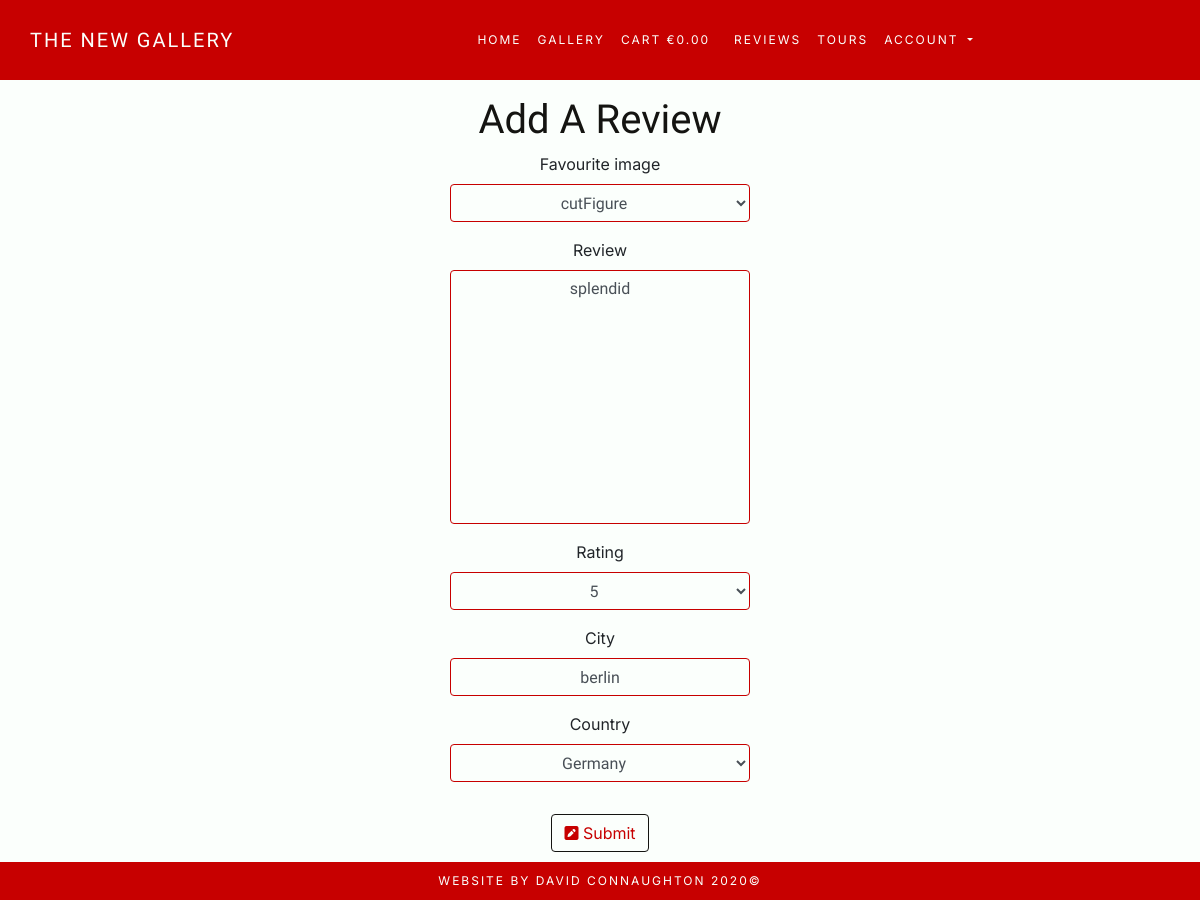
Before: /reviews/review/6/update with the older database file.
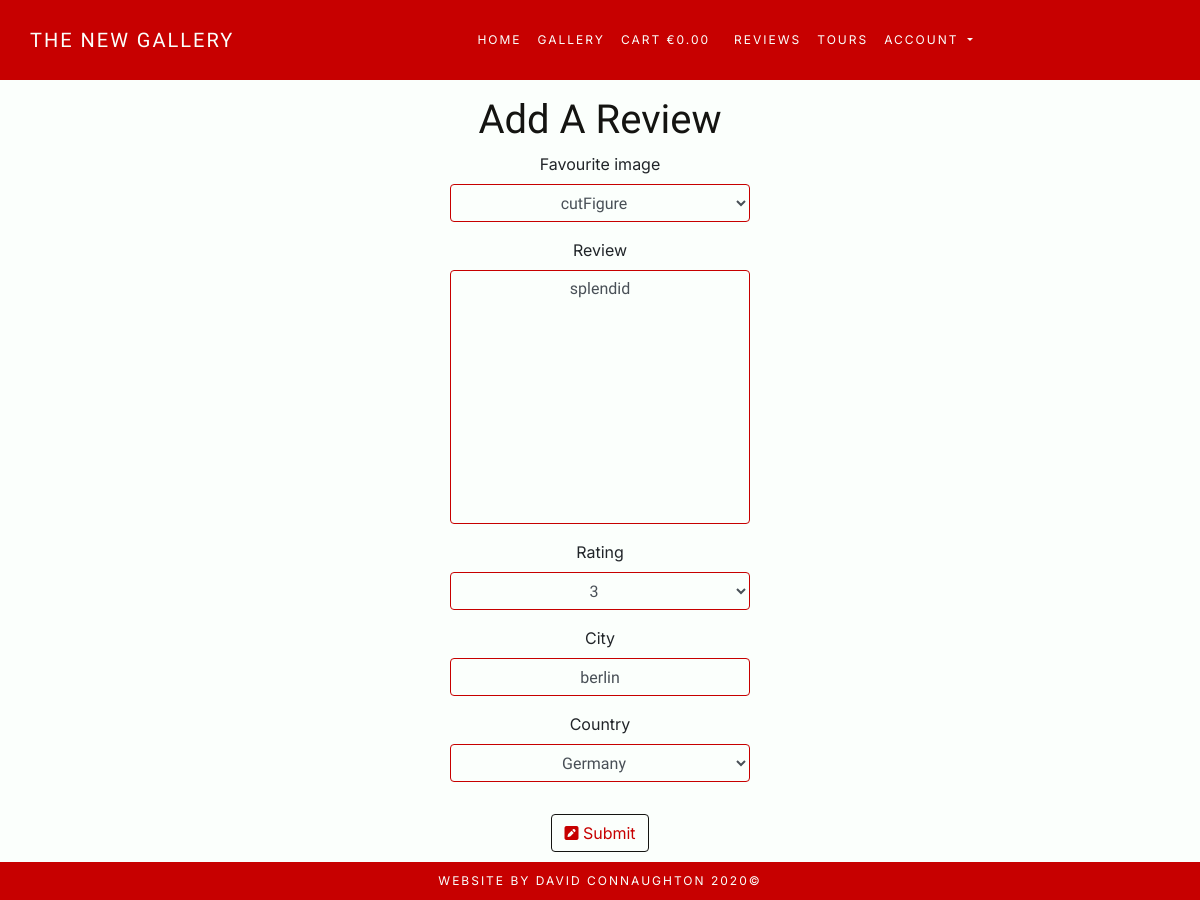
After: the same page with the newer database file.
### reviews/models.py (models this page shows, shortened)
class Review(models.Model):
    ONE = 1
    TWO = 2
    THREE = 3
    FOUR = 4
    FIVE = 5
    RATING_CHOICES = (
        (ONE, 1),
        (TWO, 2),
        (THREE, 3),
        (FOUR, 4),
        (FIVE, 5),
    )
    favourite_image = models.ForeignKey(
        'Image', null=True, blank=True, on_delete=models.CASCADE)
    user = models.ForeignKey(User, on_delete=models.CASCADE)
    city = models.CharField(max_length=20, null=False, blank=False)
    country = CountryField(
        blank_label='Country', null=False, blank=False
    )
    review = models.TextField(max_length=200, null=False, blank=False)
    date_posted = models.DateTimeField(default=timezone.now)
    rating = models.IntegerField(choices=RATING_CHOICES, default=ONE)

### reviews/views.py (the view, shortened to what this page needs)
class ReviewUpdateView(UpdateView):
    model = Review
    fields = ['favourite_image', 'review', 'rating', 'city', 'country']

### cart/contexts.py (called while the page is built, shortened)
def cart_contents(request):
    cart_items = []
    total = 0
    photo_count = 0
    cart = request.session.get('cart', {})
    context = {
        'cart_items': cart_items,
        'total': total,
        'photo_count': photo_count,
    }
    return context

### reviews/models.py (called while the page is built)
    def __str__(self):
        return self.image

### reviews/templates/reviews/review_form.html (shortened to what this page needs)
{% extends "base.html" %}
{% load static %}
{% block extra_css %}
<link rel="stylesheet" href="{% static 'reviews/css/reviews.css' %}">
{% endblock %}
{% block content %}
    <div class="container-fluid mx-auto row justify-content-center">
        <h1 class="mt-5 pt-5 header profile-header">Add A Review</h1>
        <br>
    </div>
    <div class="container fluid col-12 mx-auto text-center">
        <form method="POST">
            <fieldset class="form-group">
                {{ form|crispy }}
            </fieldset>
            <div class="form-group">
                <button class="btn btn-outline page-button mb-5">
                    <i class="fas fa-pen-square"></i>
                        Submit
                </button>
            </div>
        </form>
    </div>
{% endblock %}

Changed rows visible on the page:
changed Review "cutFigure": rating "5" → "3"
